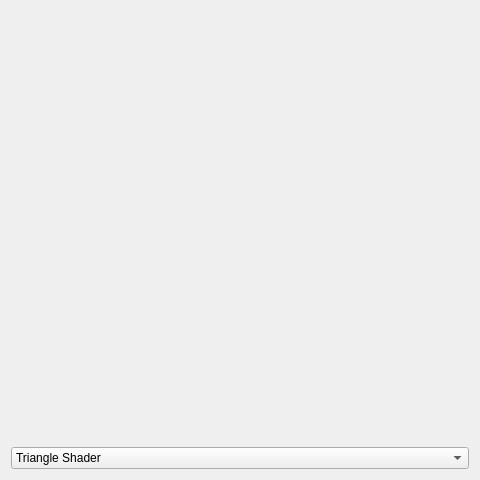
<?xml version="1.0" encoding="UTF-8"?>
<ui version="4.0">
 <class>MainWindow</class>
 <widget class="QMainWindow" name="MainWindow">
  <property name="windowModality">
   <enum>Qt::ApplicationModal</enum>
  </property>
  <property name="geometry">
   <rect>
    <x>0</x>
    <y>0</y>
    <width>480</width>
    <height>480</height>
   </rect>
  </property>
  <property name="windowTitle">
   <string>Homework1</string>
  </property>
  <widget class="QWidget" name="centralWidget">
   <layout class="QVBoxLayout" name="verticalLayout">
    <item>
     <widget class="GLWidget" name="widget" native="true"/>
    </item>
    <item>
     <widget class="QComboBox" name="shaderSelection">
      <item>
       <property name="text">
        <string>Triangle Shader</string>
       </property>
      </item>
      <item>
       <property name="text">
        <string>Triangle Display Shader</string>
       </property>
      </item>
      <item>
       <property name="text">
        <string>Triangle Nondisplay Shader</string>
       </property>
      </item>
     </widget>
    </item>
   </layout>
  </widget>
 </widget>
 <layoutdefault spacing="6" margin="11"/>
 <customwidgets>
  <customwidget>
   <class>GLWidget</class>
   <extends>QWidget</extends>
   <header>glwidget.h</header>
   <container>1</container>
   <slots>
    <slot>changeShader(int)</slot>
   </slots>
  </customwidget>
 </customwidgets>
 <resources/>
 <connections>
  <connection>
   <sender>shaderSelection</sender>
   <signal>currentIndexChanged(int)</signal>
   <receiver>widget</receiver>
   <slot>changeShader(int)</slot>
   <hints>
    <hint type="sourcelabel">
     <x>155</x>
     <y>459</y>
    </hint>
    <hint type="destinationlabel">
     <x>228</x>
     <y>283</y>
    </hint>
   </hints>
  </connection>
 </connections>
</ui>
